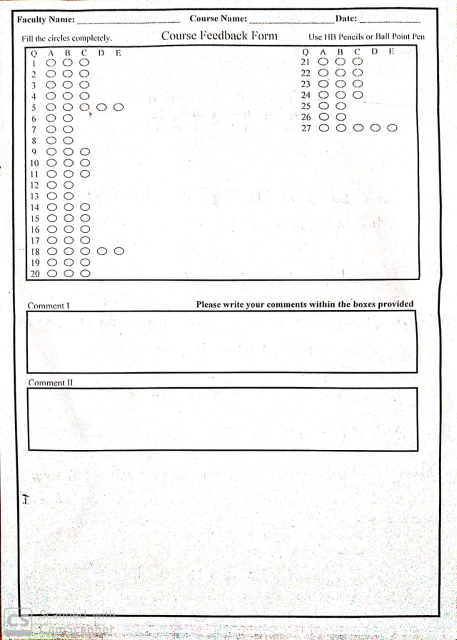
#> input picture i1.jpeg, 913 x 1280 px (shown at 1/2 size)
$ jupyter execute --allow-errors omr_project.ipynb   (shell and % lines are left out)
#> lines starting #> are read from the running program, lines starting #| are printed output that depends on the picture; after the words box and inside, x2 and y2 are one past the last pixel; in counts of white or black regions, pixels touching at a corner belong together
#> in get_answers, im_orig is the input picture: shape (1280, 913, 3); mean B, G, R 241.5, 242.1, 242.2
[cell 1]
import argparse
import cv2
import numpy as np

[cell 2]
# When the four corners are identified, we will do a four-point
# perspective transform such that the outmost points of each
# corner map to a TRANSF_SIZE x TRANSF_SIZE square image.
TRANSF_SIZE = 512

[cell 3]
# Answer sheet properties.
N_QUESTIONS = 10
ANSWER_SHEET_WIDTH = 740
ANSWER_SHEET_HEIGHT = 1049

ANSWER_PATCH_HEIGHT = 50
ANSWER_PATCH_HEIGHT_WITH_MARGIN = 80
ANSWER_PATCH_LEFT_MARGIN = 200
ANSWER_PATCH_RIGHT_MARGIN = 90
FIRST_ANSWER_PATCH_TOP_Y = 200

ALTERNATIVE_HEIGHT = 50
ALTERNATIVE_WIDTH = 50
ALTERNATIVE_WIDTH_WITH_MARGIN = 100

[cell 4]
# [18 lines left out: function calculate_contour_features, not called in this run]

[cell 5]
def calculate_corner_features():
    """Calculates the array of features for the corner contour.
    In practice, this can be pre-calculated, as the corners are constant
    and independent from the inputs.

    We load the img/corner.png file, which contains a single corner, so we
    can reliably extract its features. We will use these features to look for
    contours in our input image that look like a corner.
    """
    corner_img = cv2.imread('img/corner.png')
    corner_img_gray = cv2.cvtColor(corner_img, cv2.COLOR_BGR2GRAY)
    contours, hierarchy = cv2.findContours(
        corner_img_gray, cv2.RETR_TREE, cv2.CHAIN_APPROX_SIMPLE)

    # We expect to see only two contours:
    # - The "outer" contour, which wraps the whole image, at hierarchy level 0
    # - The corner contour, which we are looking for, at hierarchy level 1
    # If in trouble, one way to check what's happening is to draw the found contours
    # with cv2.drawContours(corner_img, contours, -1, (255, 0, 0)) and try and find
    # the correct corner contour by drawing one contour at a time. Ideally, this
    # would not be done at runtime.
    if len(contours) != 2:
        raise RuntimeError(
            'Did not find the expected contours when looking for the corner')

    # Following our assumptions as stated above, we take the contour that has a parent
    # contour (that is, it is _not_ the outer contour) to be the corner contour.
    # If in trouble, verify that this contour is the corner contour with
    # cv2.drawContours(corner_img, [corner_contour], -1, (255, 0, 0))
    corner_contour = next(ct
                          for i, ct in enumerate(contours)
                          if hierarchy[0][i][3] != -1)

    return calculate_contour_features(corner_contour)

[cell 6]
def normalize(im):
    """Converts `im` to black and white.

    Applying a threshold to a grayscale image will make every pixel either
    fully black or fully white. Before doing so, a common technique is to
    get rid of noise (or super high frequency color change) by blurring the
    grayscale image with a Gaussian filter."""
    im_gray = cv2.cvtColor(im, cv2.COLOR_BGR2GRAY)

    # Filter the grayscale image with a 3x3 kernel
    blurred = cv2.GaussianBlur(im_gray, (3, 3), 0)

    # Applies a Gaussian adaptive thresholding. In practice, adaptive thresholding
    # seems to work better than appling a single, global threshold to the image.
    # This is particularly important if there could be shadows or non-uniform
    # lighting on the answer sheet. In those scenarios, using a global thresholding
    # technique might yield paricularly bad results.
    # The choice of the parameters blockSize = 77 and C = 10 is as much as an art
    # as a science and domain-dependand.
    # In practice, you might want to try different  values for your specific answer
    # sheet.
    return cv2.adaptiveThreshold(
        blurred, 255, cv2.ADAPTIVE_THRESH_GAUSSIAN_C, cv2.THRESH_BINARY, 77, 10)
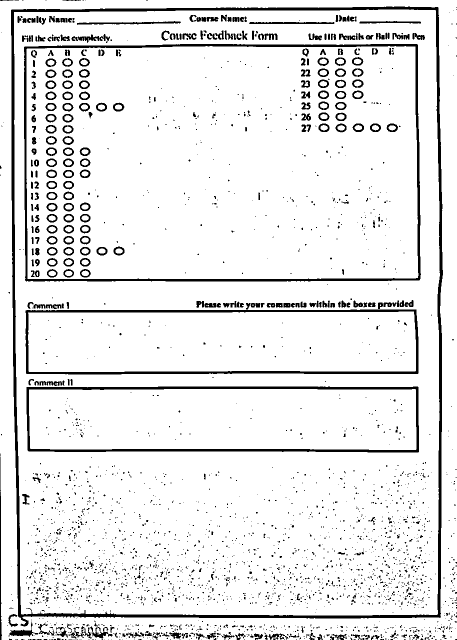
#> returned value: shape (1280, 913) (shown at 1/2 size); 91.3% white; 2840 black regions (2471 under 20 px)

[cell 7]
# [4 lines left out: function get_approx_contour, not called in this run]

[cell 8]
def get_contours(image_gray):
    contours, _ = cv2.findContours(
        image_gray, cv2.RETR_TREE, cv2.CHAIN_APPROX_SIMPLE)
#> contours = 2941 contours, 2381 with area under 20; largest, box (x1, y1, x2, y2) and area: (0, 0, 913, 1280) 1163850, (21, 12, 887, 1254) 1044760, (28, 19, 880, 1231) 1016916, (47, 87, 843, 564) 374562, (53, 92, 837, 558) 360181
    return map(get_approx_contour, contours)

[cell 9]
def get_corners(contours):
    """Returns the 4 contours that look like a corner the most.

    In the real world, we cannot assume that the corners will always be present,
    and we likely need to decide how good is good enough for contour to
    look like a corner.
    This is essentially a classification problem. A good approach would be
    to train a statistical classifier model and apply it here. In our little
    exercise, we assume the corners are necessarily there."""
    corner_features = calculate_corner_features()
    return sorted(
        contours,
        key=lambda c: features_distance(
                corner_features,
                calculate_contour_features(c)))[:4]

[cell 10]
# [4 lines left out: function get_bounding_rect, not called in this run]

[cell 11]
def features_distance(f1, f2):
    return np.linalg.norm(np.array(f1) - np.array(f2))

[cell 12]
def draw_point(point, img, radius=5, color=(0, 0, 255)):
    cv2.circle(img, tuple(point), radius, color, -1)

[cell 13]
# [5 lines left out: function get_centroid, not called in this run]

[cell 14]
# [9 lines left out: function sort_points_counter_clockwise, not called in this run]

[cell 15]
def get_outmost_points(contours):
    all_points = np.concatenate(contours)
    return get_bounding_rect(all_points)

[cell 16]
# [17 lines left out: function perspective_transform, not called in this run]

[cell 17]
# [5 lines left out: function sheet_coord_to_transf_coord, not called in this run]

[cell 18]
# [16 lines left out: function get_question_patch, not called in this run]

[cell 19]
def get_question_patches(transf):
    for i in range(N_QUESTIONS):
        yield get_question_patch(transf, i)

[cell 20]
# [6 lines left out: function get_alternative_patches, not called in this run]

[cell 21]
# [5 lines left out: function draw_marked_alternative, not called in this run]

[cell 22]
# [18 lines left out: function get_marked_alternative, not called in this run]

[cell 23]
def get_letter(alt_index):
    return ["A", "B", "C", "D", "E"][alt_index] if alt_index is not None else "N/A"

[cell 24]
def get_answers(source_file):
    """Runs the full pipeline:

    - Loads input image
    - Normalizes image
    - Finds contours
    - Finds corners among all contours
    - Finds 'outmost' points of all corners
    - Applies perpsective transform to get a bird's eye view
    - Scans each line for the marked alternative
    """
    im_orig = cv2.imread(source_file)

    im_normalized = normalize(im_orig)

    contours = get_contours(im_normalized)

    corners = get_corners(contours)

    cv2.drawContours(im_orig, corners, -1, (0, 255, 0), 3)

    outmost = sort_points_counter_clockwise(get_outmost_points(corners))

    color_transf = perspective_transform(im_orig, outmost)
    normalized_transf = perspective_transform(im_normalized, outmost)

    answers = []
    for i, q_patch in enumerate(get_question_patches(normalized_transf)):
        alt_index = get_marked_alternative(get_alternative_patches(q_patch))

        if alt_index is not None:
            color_q_patch = get_question_patch(color_transf, i)
            draw_marked_alternative(color_q_patch, alt_index)

        answers.append(get_letter(alt_index))

    return answers, color_transf
